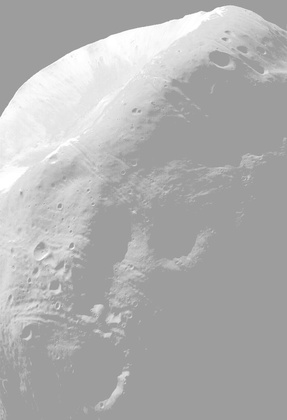
%> input picture CENG 525 HW1/HistogramEqualizated_question3.jpeg, 287 x 420 px, shrunk from 683 x 1000 before the run
$ octave --eval "result = fft2image('../CENG 525 HW1/HistogramEqualizated_question3.jpeg');"   (GNU Octave 9; MATLAB toolbox functions it lacks are replaced by stand-ins)
%> lines starting %> are read from the running program, lines starting %| are printed output that depends on the picture
function F = fft2image(imageNameFile)
    img = imread(imageNameFile);
%> img is the input picture: size 420x287 uint8; min 146, max 255, mean 176.2
    b = im2double(img);
    figure,imshow(b);title('original image');

    % reading the image size
    [m,n] = size(b);
%> m = 420; n = 287

    % creating a null array of size 2m X 2n
    c = zeros(2*m,2*n);

    % reading the size of the null array
    [p,q] = size(c);
%> p = 840; q = 574

    % appdending the original image with the null array to create a padding
    for i = 1:p
        for j = 1:q
            if i <= m && j<= n
                c(i,j) = b(i,j);
            else
                c(i,j) = 0;
            end
        end
    end
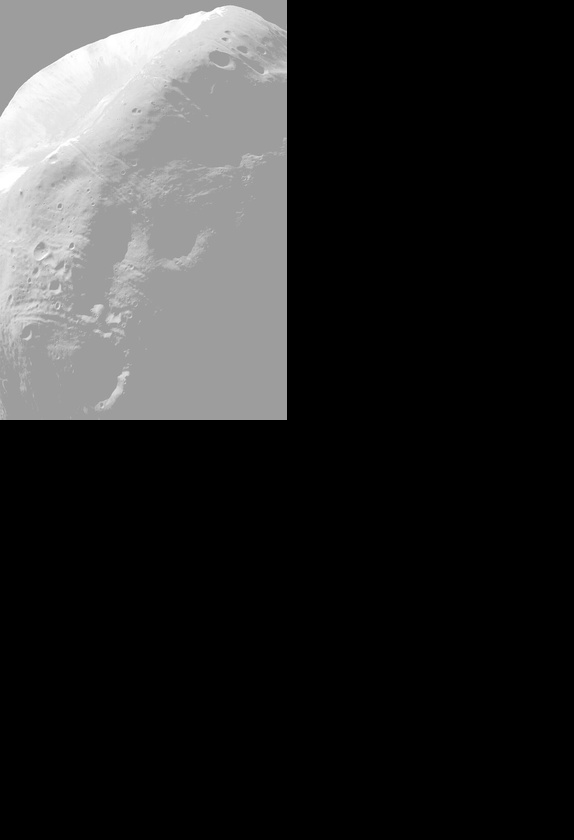
%> c: size 840x574 double; min 0, max 1, mean 0.173

    % creating a null array of size p X q
    d = zeros(p,q);

    % Multiplying the padded image with (-1)^(x+y)
    for i = 1:p
        for j = 1:q
            d(i,j) = c(i,j).*(-1).^(i + j);
        end
    end
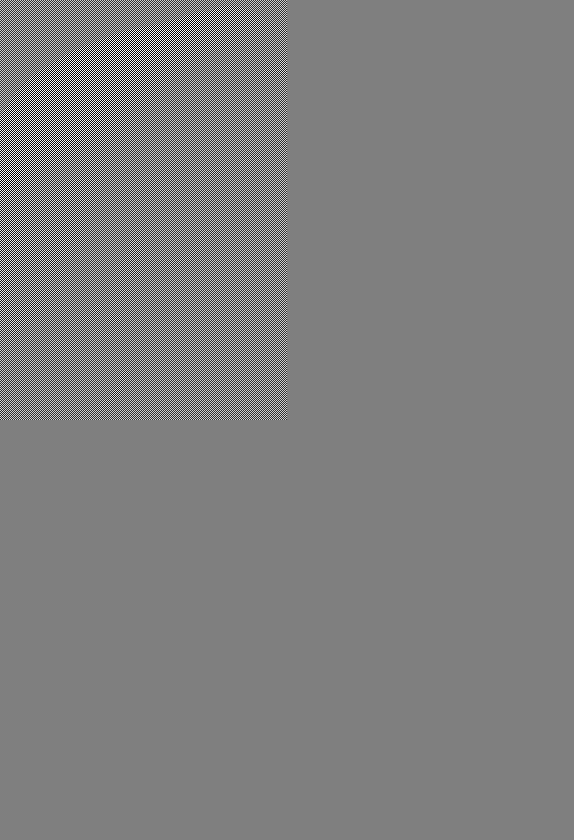
%> d: size 840x574 double; min -1, max 1, mean -9.11e-07; drawn with min black and max white
    %figure,imshow(d);title('padded image for calculating DFT');

    % Computing the 2D DFT using "fft2" matlab command
    F = fft2(d);
end

$ run again, on CENG 525 HW1/question_2.tif
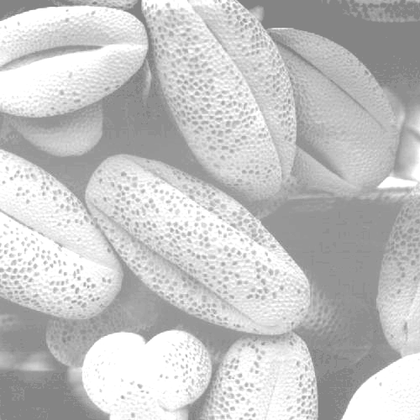
%> input picture CENG 525 HW1/question_2.tif, 420 x 420 px, shrunk from 500 x 500 before the run
%> in fft2image, img is the input picture: size 420x420 uint8; min 125, max 255, mean 196.3
%> after the loop in fft2image, `for i = 1:p`:
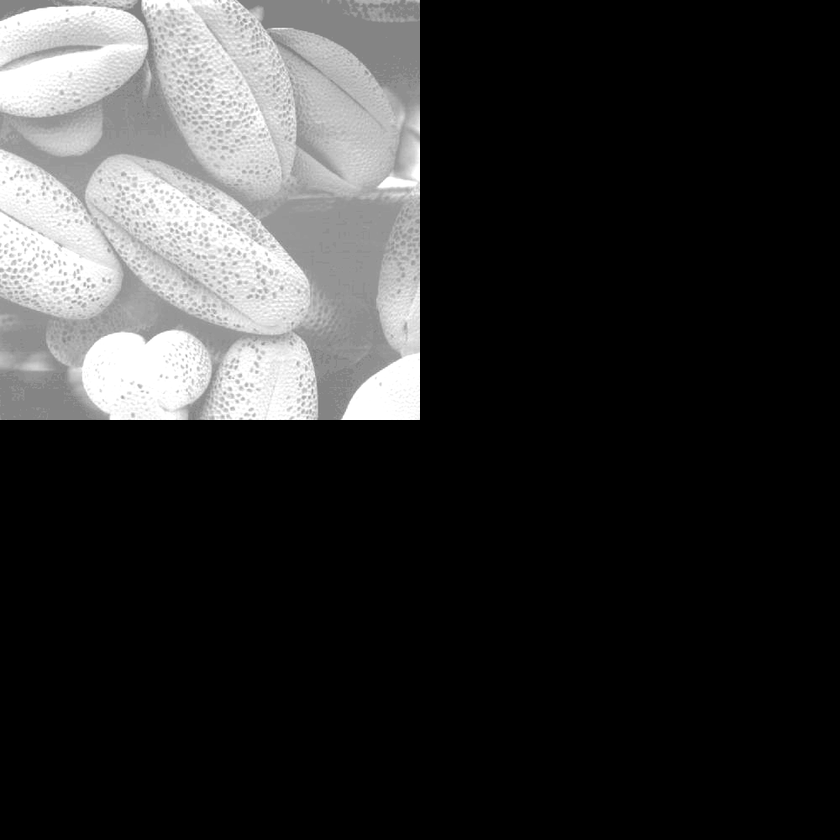
%> c: size 840x840 double; min 0, max 1, mean 0.192
